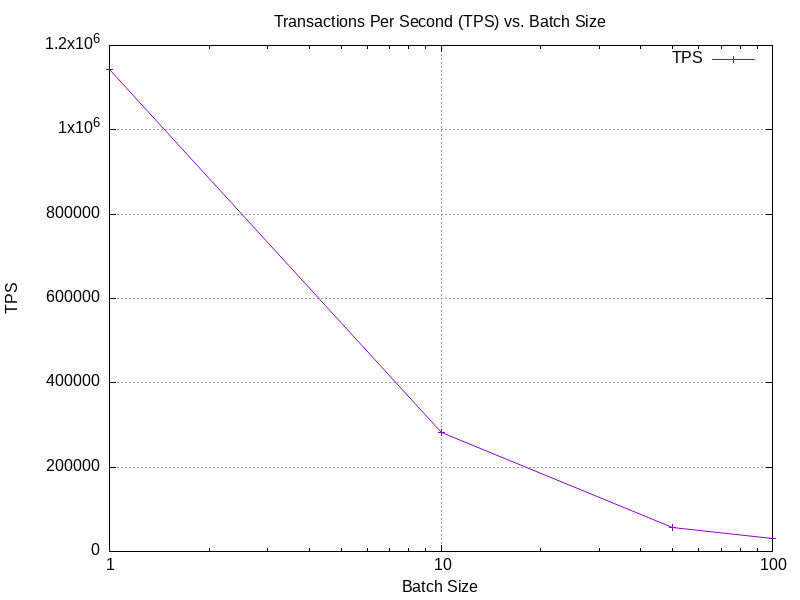

Source code (gnuplot):
set terminal png size 800,600
set output "benchmark_results/memory/charts/tps_vs_batch_size.png"
set title "Transactions Per Second (TPS) vs. Batch Size"
set xlabel "Batch Size"
set ylabel "TPS"
set grid
set key top right
set logscale x
set datafile separator ","
# Skip header line
plot "benchmark_results/memory/benchmark_results.csv" using 1:2 every ::1 with linespoints title "TPS"
